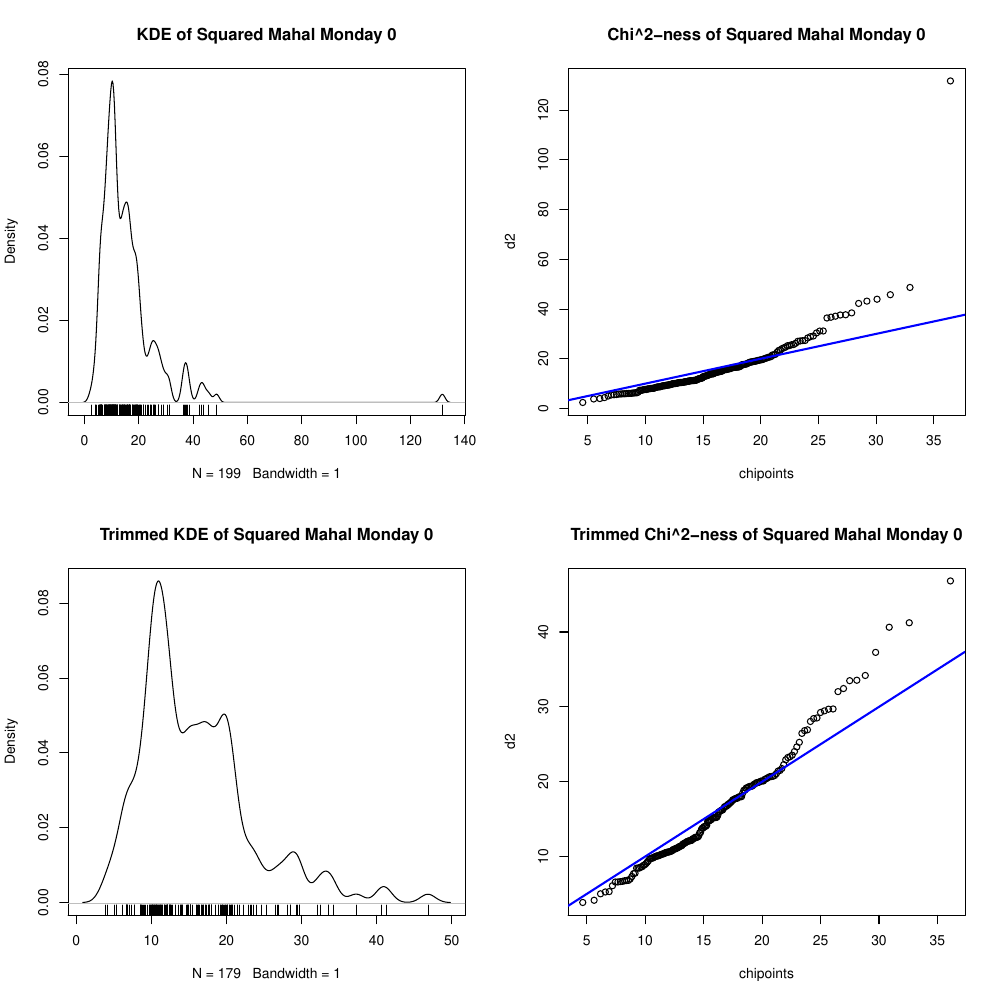

Here is the R script that generated this plot:
library(psych)
t = read.csv("4year_features/pace_features.csv")


pdf("log_normality_test.pdf", 10, 10)
for(weekday in c('Monday','Tuesday','Wednesday','Thursday','Friday','Saturday','Sunday')){
  for(hour in 0:23){
    par(mfrow=c(2,2))
    print(paste(weekday, hour))
    s = t[t$Weekday==weekday & t$Hour==hour,]
    good_data = s[apply(s[,4:19] > 0, 1, sum) ==16,4:19]
    good_data = log(good_data)


    mu = colMeans(good_data)
    sigma = cov(good_data)

    d2 = mahalanobis(good_data, center=mu, cov=sigma)

    plot(density(d2, bw=1), main=paste("KDE of Squared Mahal", weekday, hour))
    rug(d2)
    chipoints = qchisq(ppoints(length(d2)), df=16)
    qqplot(chipoints, d2, main=paste("Chi^2-ness of Squared Mahal", weekday, hour))
    abline(0,1, lwd=2, col="blue")
    
    
    trimmed_data = good_data[d2 < quantile(d2, probs=.9),]
    mu = colMeans(trimmed_data)
    sigma = cov(trimmed_data)

    d2 = mahalanobis(trimmed_data, center=mu, cov=sigma)
    
    plot(density(d2, bw=1), main=paste("Trimmed KDE of Squared Mahal", weekday, hour))
    rug(d2)
    chipoints = qchisq(ppoints(length(d2)), df=16)
    qqplot(chipoints, d2, main=paste("Trimmed Chi^2-ness of Squared Mahal", weekday, hour))
    abline(0,1, lwd=2, col="blue")
    

    

  }
}
dev.off()

